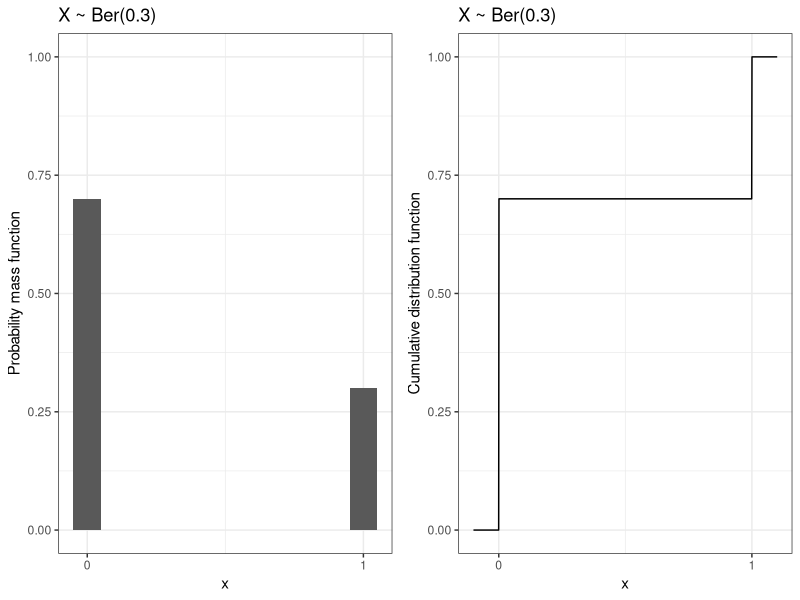
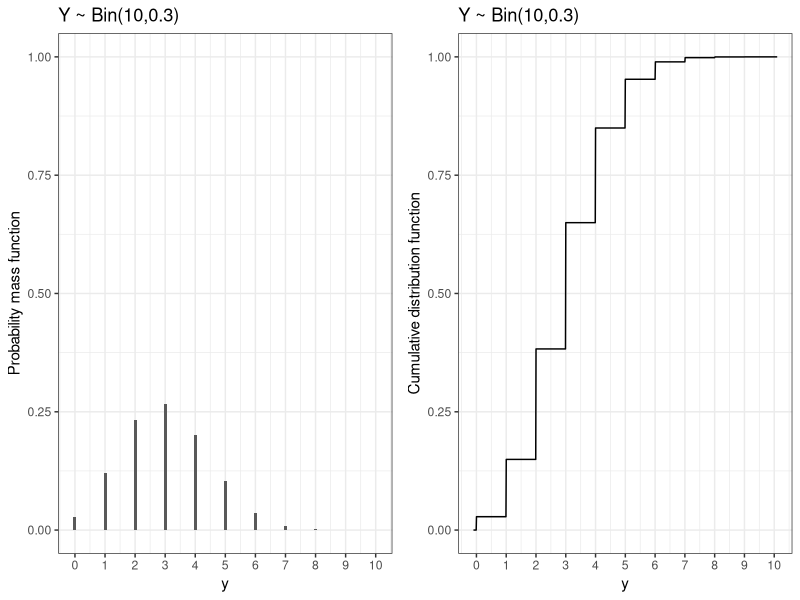
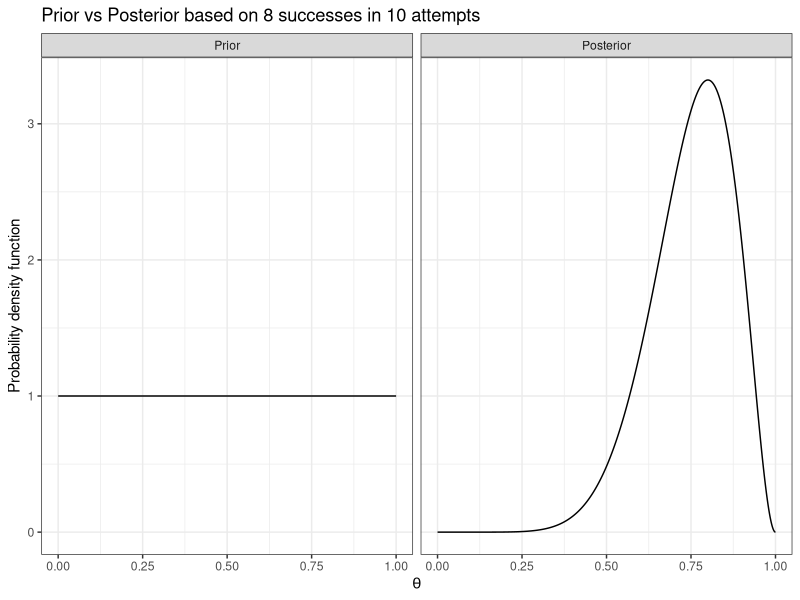
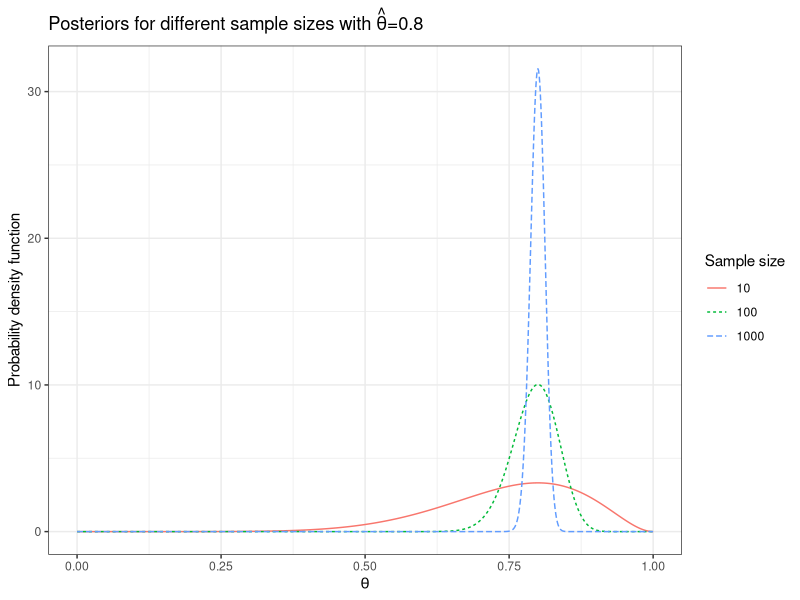
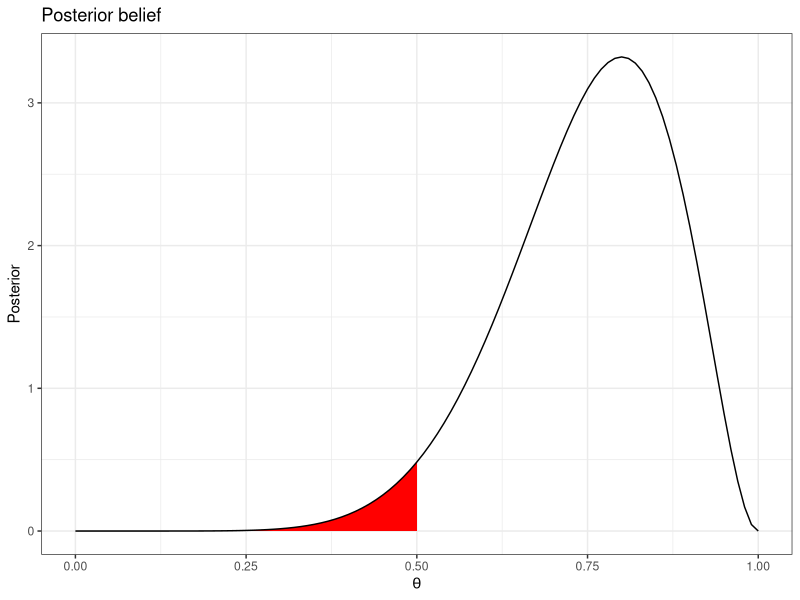
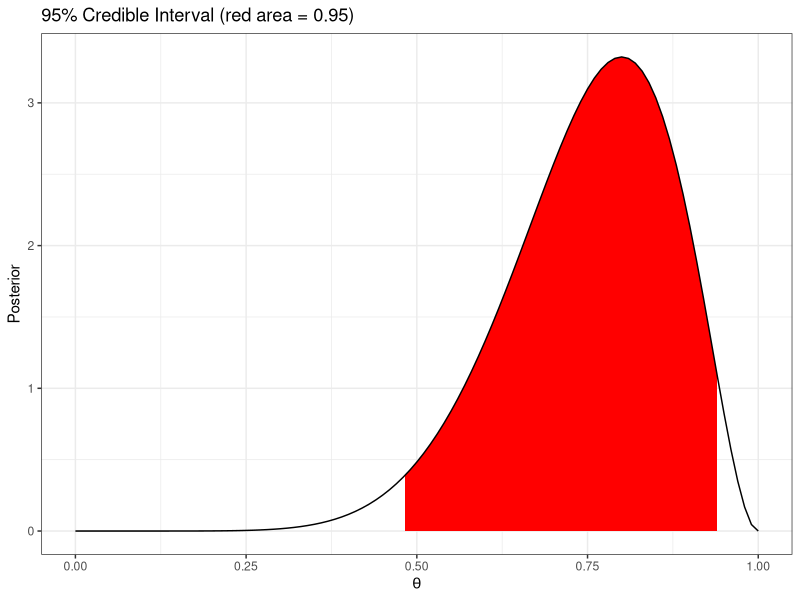
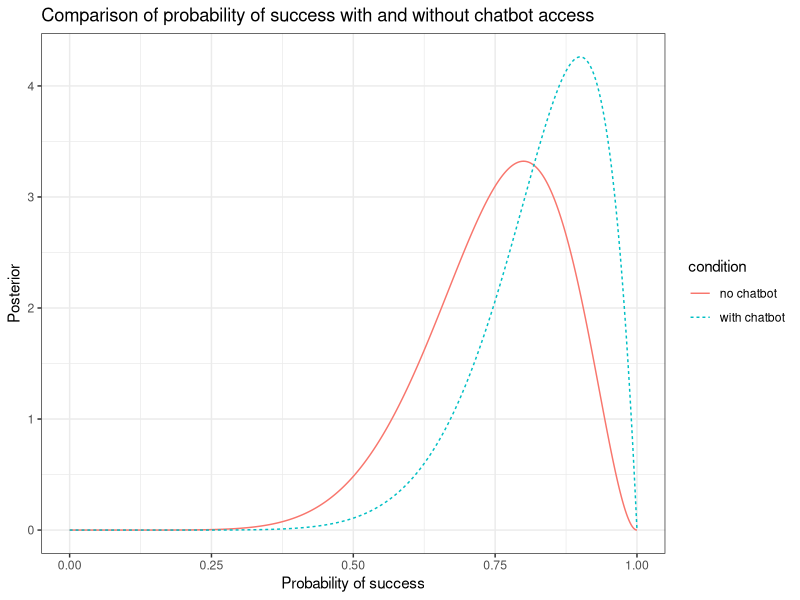
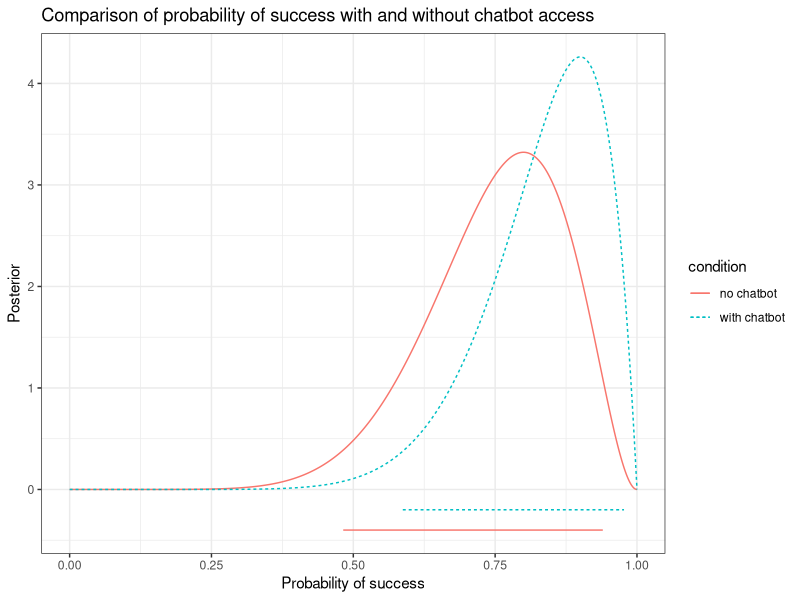

Here is the R script that generated these plots, in order:
## ----libraries, message=FALSE, warning=FALSE, cache=FALSE-------------------------------------------------------------
library("tidyverse"); theme_set(theme_bw())
library("gridExtra")


## ----set_seed, echo=FALSE---------------------------------------------------------------------------------------------
set.seed(20220119)


## ---------------------------------------------------------------------------------------------------------------------
p <- 0.3
d <- data.frame(x = c(0,1),
                pmf = c(1-p,p))

g1 <- ggplot(d, aes(x, pmf)) +
  geom_col(width=0.1) +
  scale_x_continuous(breaks = 0:1) +
  scale_y_continuous(limits = c(0,1)) +
  labs(title = "X ~ Ber(0.3)",
       y = "Probability mass function")

d <- data.frame(x = seq(-0.1, 1.1, length = 1001)) %>%
  mutate(cdf = pbinom(x, 1, p))

g2 <- ggplot(d, aes(x, cdf)) +
  geom_line() +
  scale_x_continuous(breaks = 0:1) +
  labs(title = "X ~ Ber(0.3)",
       y = "Cumulative distribution function")

grid.arrange(g1, g2, nrow = 1)


## ----echo=TRUE--------------------------------------------------------------------------------------------------------
n <- 10; p <- 1/6; y <- 2
dbinom(y, size = n, prob = p)


## ---------------------------------------------------------------------------------------------------------------------
n <- 10
p <- 0.3
d <- data.frame(y = 0:n) %>%
  mutate(pmf = dbinom(y, size = n, prob = p))

g1 <- ggplot(d, aes(y, pmf)) +
  geom_col(width=0.1) +
  scale_x_continuous(breaks = 0:n) +
  scale_y_continuous(limits = c(0,1)) +
  labs(title = "Y ~ Bin(10,0.3)",
       y = "Probability mass function")

d <- data.frame(y = seq(-0.1, n+0.1, length = 1001)) %>%
  mutate(cdf = pbinom(y, size = n, prob = p))

g2 <- ggplot(d, aes(y, cdf)) +
  geom_line() +
  scale_x_continuous(breaks = 0:n) +
  labs(title = "Y ~ Bin(10,0.3)",
       y = "Cumulative distribution function")

grid.arrange(g1, g2, nrow = 1)


## ----fig.height=2-----------------------------------------------------------------------------------------------------
n <- 10; y <- 8
d <- data.frame(x = seq(0, 1, length = 1001)) %>%
  mutate(Prior = dunif(x),
         Posterior = dbeta(x, 1+y, 1+n-y)) %>%
  pivot_longer(-x, names_to = "Belief", values_to = "density") %>%
  mutate(Belief = factor(Belief, levels = c("Prior","Posterior")))

ggplot(d, aes(x, density)) +
  facet_grid(.~Belief) +
  geom_line() +
  labs(x = expression(theta),
       y = "Probability density function",
       title = "Prior vs Posterior based on 8 successes in 10 attempts")


## ---------------------------------------------------------------------------------------------------------------------
create_posterior <- function(d) {
  data.frame(x = seq(0, 1, length=1001)) %>%
    mutate(density = dbeta(x, 1 + d$y, 1 + d$n - d$y))
}

d <- data.frame(y = c(8,80,800), n = c(10,100,1000)) %>%
  group_by(y,n) %>%
  do(create_posterior(.)) %>%
  mutate(n = factor(n)) %>%
  rename(`Sample size` = n)

ggplot(d, aes(x, density, color = `Sample size`, linetype = `Sample size`)) +
  geom_line() +
  labs(x = expression(theta),
       y = "Probability density function",
       title = expression(paste("Posteriors for different sample sizes with ",
                                hat(theta),"=0.8")))


## ----echo=TRUE--------------------------------------------------------------------------------------------------------
y <- 8; n <- 10; c <- 0.5

pbeta(c, 1+y, 1+n-y)


## ----echo=TRUE--------------------------------------------------------------------------------------------------------
1-pbeta(c, 1+y, 1+n-y)


## ---------------------------------------------------------------------------------------------------------------------
y <- 8
n <- 10
ggplot(data.frame(x = seq(0, 1, length=1001)), aes(x)) +
  stat_function(fun = dbeta, xlim = c(0,0.5),
                geom = "area" , fill = "red",
                args = list(shape1 = 1+y, shape2 = 1+n-y)) +
  stat_function(fun = dbeta,
                args = list(shape1 = 1+y, shape2 = 1+n-y)) +
  labs(x = expression(theta),
       y = "Posterior",
       title = "Posterior belief")


## ---------------------------------------------------------------------------------------------------------------------
y <- 8
n <- 10
ggplot(data.frame(x = seq(0, 1, length=1001)), aes(x)) +
  stat_function(fun = dbeta, xlim = qbeta(c(0.025, 0.975), 1+y, 1+n-y),
                geom = "area" , fill = "red",
                args = list(shape1 = 1+y, shape2 = 1+n-y)) +
  stat_function(fun = dbeta,
                args = list(shape1 = 1+y, shape2 = 1+n-y)) +
  labs(x = expression(theta),
       y = "Posterior",
       title = "95% Credible Interval (red area = 0.95)")


## ----echo=TRUE--------------------------------------------------------------------------------------------------------
a <- 1 - 0.95 # for 95\% CIs

y <- 8; n <- 10
qbeta(c(a/2, 1-a/2), shape1 = 1+y, shape2 = 1+n-y)
y <- 80; n <- 100
qbeta(c(a/2, 1-a/2), shape1 = 1+y, shape2 = 1+n-y) %>% round(2)
y <- 800; n <- 1000
qbeta(c(a/2, 1-a/2), shape1 = 1+y, shape2 = 1+n-y) %>% round(2)


## ---------------------------------------------------------------------------------------------------------------------
d <- data.frame(y = c(8,9),
                n = c(10,10),
                condition = c("no chatbot","with chatbot")) %>%
  group_by(condition) %>%
  do(create_posterior(.))

g <- ggplot(d, aes(x, density, color = condition, linetype = condition)) +
  geom_line() +
  labs(x = "Probability of success",
       y = "Posterior",
       title = "Comparison of probability of success with and without chatbot access")

g


## ----echo=TRUE--------------------------------------------------------------------------------------------------------
a = 1-0.95

# no chatbot access
y <- 8
n <- 10
qbeta(c(a/2, 1-a/2), 1+y, 1+n-y) %>% round(2)

# with chatbot access
y <- 9
n <- 10
qbeta(c(a/2, 1-a/2), 1+y, 1+n-y) %>% round(2)


## ---------------------------------------------------------------------------------------------------------------------
y <- c(8,9)
n <- c(10,10)
g + geom_segment(data = data.frame(condition = c("no chatbot","with chatbot"),
                            y = c(-0.4, -0.2),
                            x = qbeta(.025, 1+y, 1+n-y),
                            xend = qbeta(.975, 1+y, 1+n-y)),
                 aes(x=x, y=y, yend=y, xend=xend))


## ----echo=TRUE--------------------------------------------------------------------------------------------------------
n_reps = 1e5 # some large number
theta_nochatbot   <- rbeta(n_reps, 1+8, 1+10-8)
theta_withchatbot <- rbeta(n_reps, 1+9, 1+10-9)
mean(theta_withchatbot > theta_nochatbot)


## ----echo=TRUE--------------------------------------------------------------------------------------------------------
quantile(theta_withchatbot - theta_nochatbot, probs = c(a/2,1-a/2))


## ---------------------------------------------------------------------------------------------------------------------
y <- c(8,9,5)
n <- c(10,10,10)

d <- data.frame(y = c(8,9,5),
                n = c(10,10,10),
                condition = c("no chatbot","with chatbot","accessplus")) %>%
  group_by(condition) %>%
  do(create_posterior(.)) %>%
  mutate(condition = factor(condition, levels = c("no chatbot","with chatbot","accessplus")))

ggplot(d, aes(x, density, color = condition, linetype = condition)) +
  geom_line() +
  labs(x = "Probability of success",
       y = "Posterior",
       title = "Comparison of three registration systems") +
  geom_segment(data = data.frame(condition = c("no chatbot","with chatbot","accessplus"),
                            y = c(-0.4, -0.3,-0.2),
                            x = qbeta(.025, 1+y, 1+n-y),
                            xend = qbeta(.975, 1+y, 1+n-y)),
                 aes(x=x, y=y, yend=y, xend=xend))
